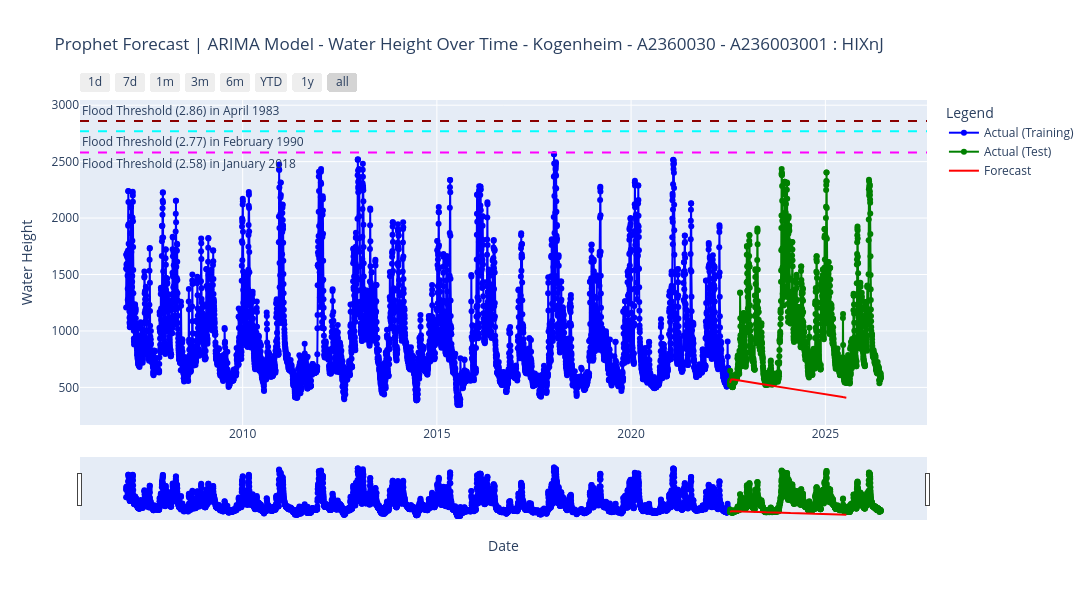

The cell this chart's notebook holds for it:
### Code cell
# Plot the forecast with confidence intervals and actual history using plotly with interactive plot and range slider options
# We visualize the forecast, confidence intervals, and actual history.
# Use plotly only to visualize the forecast, confidence intervals, and actual history with interactive plot and range slider options
fig7 = go.Figure()
# Add the actual training data
fig7.add_trace(go.Scatter(x=train_fbp["ds"], y=train_fbp["y"], mode="lines+markers", name="Actual (Training)", line=dict(color="blue")))
# Add the actual test data
fig7.add_trace(go.Scatter(x=test_fbp["ds"], y=test_fbp["y"], mode="lines+markers", name="Actual (Test)", line=dict(color="green")))
# Add the forecast line
fig7.add_trace(go.Scatter(x=forecast_arima_df["ds"], y=forecast_arima_df["yhat"], mode="lines", name="Forecast", line=dict(color="red")))
# # Add confidence interval upper bound (invisible line to define fill boundary)
# fig7.add_trace(go.Scatter(x=forecast_arima_df["ds"], y=forecast_arima_df["yhat_upper"], fill=None, mode="lines", 
#                         line_color="rgba(0,0,0,0)", showlegend=False))
# # Add confidence interval lower bound with fill to upper bound
# fig7.add_trace(go.Scatter(x=forecast_arima_df["ds"], y=forecast_arima_df["yhat_lower"], fill="tonexty", mode="lines", 
#                         line_color="rgba(0,0,0,0)", name="Confidence Interval", 
#                         fillcolor="rgba(255,0,0,0.2)"))

# add horizontal line for flood threshold (example: 2.86) in April 1983
fig7.add_hline(y=2.86*1000, line_dash="dash", line_color="darkred", annotation_text="Flood Threshold (2.86) in April 1983", annotation_position="top left")
# add horizontal line for flood threshold (example: 2.77) in February 1990
fig7.add_hline(y=2.77*1000, line_dash="dash", line_color="cyan", annotation_text="Flood Threshold (2.77) in February 1990", annotation_position="bottom left")
# add horizontal line for flood threshold (example: 2.58) in January 2018
fig7.add_hline(y=2.58*1000, line_dash="dash", line_color="fuchsia", annotation_text="Flood Threshold (2.58) in January 2018", annotation_position="bottom left")

# Update layout with range selector buttons and range slider
fig7.update_layout(
    title=f"Prophet Forecast | ARIMA Model - Water Height Over Time - {TITLE_POSTFIX_NAME}",
    xaxis_title="Date",
    yaxis_title="Water Height",
    legend_title="Legend",
    width=1280,
    height=600,
    xaxis=dict(
        # Define the range selector with buttons
        rangeselector=dict(
            buttons=list([
                dict(count=1, label="1d", step="day", stepmode="backward"),
                dict(count=7, label="7d", step="day", stepmode="backward"),
                dict(count=1, label="1m", step="month", stepmode="backward"),
                dict(count=3, label="3m", step="month", stepmode="backward"),
                dict(count=6, label="6m", step="month", stepmode="backward"),
                dict(count=1, label="YTD", step="year", stepmode="todate"),
                dict(count=1, label="1y", step="year", stepmode="backward"),
                dict(step="all")
            ])
        ),
        # Add a range slider to the x-axis
        rangeslider=dict(visible=True),
        # Set the x-axis type to date
        type="date"
    )
)
# save the figure as an HTML and png file
fig7.write_html(local_artifact_dir / f"07_prophet_forecast_with_history_plot_{FILE_POSTFIX_NAME}.html")
# fig7.write_image(local_artifact_dir / f"07_prophet_forecast_with_history_plot_{FILE_POSTFIX_NAME}.png")
fig7.show()

### Figure 1 — Plotly figure (JSON) as saved in the notebook; plotly's stock layout.template omitted (floating-point values rounded to 4 significant figures; data arrays with more than 128 entries replaced by an {"elided": "..."} marker saying what was removed)
{"data": [{"line": {"color": "blue"}, "mode": "lines+markers", "name": "Actual (Training)", "type": "scatter", "x": {"elided": "5678 str values"}, "y": {"elided": "5678 float values"}}, {"line": {"color": "green"}, "mode": "lines+markers", "name": "Actual (Test)", "type": "scatter", "x": {"elided": "1420 str values"}, "y": {"elided": "1420 float values"}}, {"line": {"color": "red"}, "mode": "lines", "name": "Forecast", "type": "scatter", "x": {"elided": "1095 str values"}, "y": {"elided": "1095 float values"}}], "layout": {"annotations": [{"showarrow": false, "text": "Flood Threshold (2.86) in April 1983", "x": 0, "xanchor": "left", "xref": "x domain", "y": 2860, "yanchor": "bottom", "yref": "y"}, {"showarrow": false, "text": "Flood Threshold (2.77) in February 1990", "x": 0, "xanchor": "left", "xref": "x domain", "y": 2770, "yanchor": "top", "yref": "y"}, {"showarrow": false, "text": "Flood Threshold (2.58) in January 2018", "x": 0, "xanchor": "left", "xref": "x domain", "y": 2580, "yanchor": "top", "yref": "y"}], "height": 600, "legend": {"title": {"text": "Legend"}}, "shapes": [{"line": {"color": "darkred", "dash": "dash"}, "type": "line", "x0": 0, "x1": 1, "xref": "x domain", "y0": 2860, "y1": 2860, "yref": "y"}, {"line": {"color": "cyan", "dash": "dash"}, "type": "line", "x0": 0, "x1": 1, "xref": "x domain", "y0": 2770, "y1": 2770, "yref": "y"}, {"line": {"color": "fuchsia", "dash": "dash"}, "type": "line", "x0": 0, "x1": 1, "xref": "x domain", "y0": 2580, "y1": 2580, "yref": "y"}], "title": {"text": "Prophet Forecast | ARIMA Model - Water Height Over Time - Kogenheim - A2360030 - A236003001 : HIXnJ"}, "width": 1280, "xaxis": {"rangeselector": {"buttons": [{"count": 1, "label": "1d", "step": "day", "stepmode": "backward"}, {"count": 7, "label": "7d", "step": "day", "stepmode": "backward"}, {"count": 1, "label": "1m", "step": "month", "stepmode": "backward"}, {"count": 3, "label": "3m", "step": "month", "stepmode": "backward"}, {"count": 6, "label": "6m", "step": "month", "stepmode": "backward"}, {"count": 1, "label": "YTD", "step": "year", "stepmode": "todate"}, {"count": 1, "label": "1y", "step": "year", "stepmode": "backward"}, {"step": "all"}]}, "rangeslider": {"visible": true}, "title": {"text": "Date"}, "type": "date"}, "yaxis": {"title": {"text": "Water Height"}}}}
